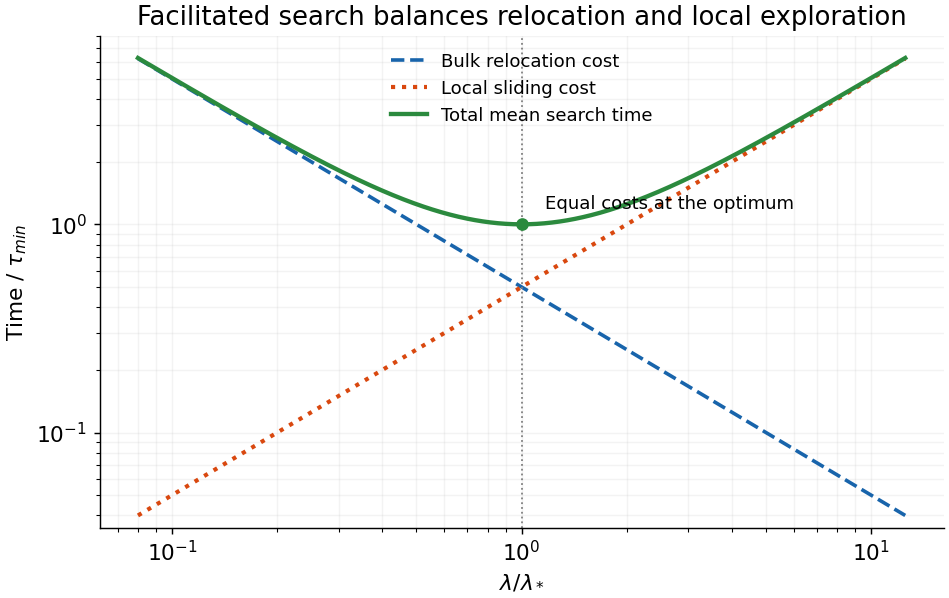

Generate this figure with Python:
"""Original universal bulk/sliding search balance; Python 3.14, numpy, matplotlib."""
from pathlib import Path
import numpy as np
import matplotlib
matplotlib.use('Agg')
import matplotlib.pyplot as plt
plt.rcParams.update({'font.size':12,'axes.spines.top':False,'axes.spines.right':False})
s=np.geomspace(.08,12.5,700)
fig,ax=plt.subplots(figsize=(7.3,4.6),constrained_layout=True,facecolor='white')
ax.plot(s,.5/s,color='#1864ab',ls='--',lw=2,label='Bulk relocation cost')
ax.plot(s,.5*s,color='#d9480f',ls=':',lw=2.3,label='Local sliding cost')
ax.plot(s,.5*(s+1/s),color='#2b8a3e',lw=2.4,label='Total mean search time')
ax.axvline(1,color='.5',ls=':',lw=1);ax.plot([1],[1],'o',color='#2b8a3e')
ax.text(1.17,1.18,'Equal costs at the optimum',fontsize=10)
ax.set(xscale='log',yscale='log',xlabel=r'$\lambda/\lambda_*$',ylabel=r'Time / $\tau_{min}$',ylim=(.035,8),title='Facilitated search balances relocation and local exploration')
ax.grid(alpha=.14,which='both');ax.legend(frameon=False,fontsize=10,loc='upper center')
fig.savefig(Path.cwd()/Path(__file__).with_suffix('.png').name,dpi=130,facecolor='white',transparent=False)
plt.close(fig)
